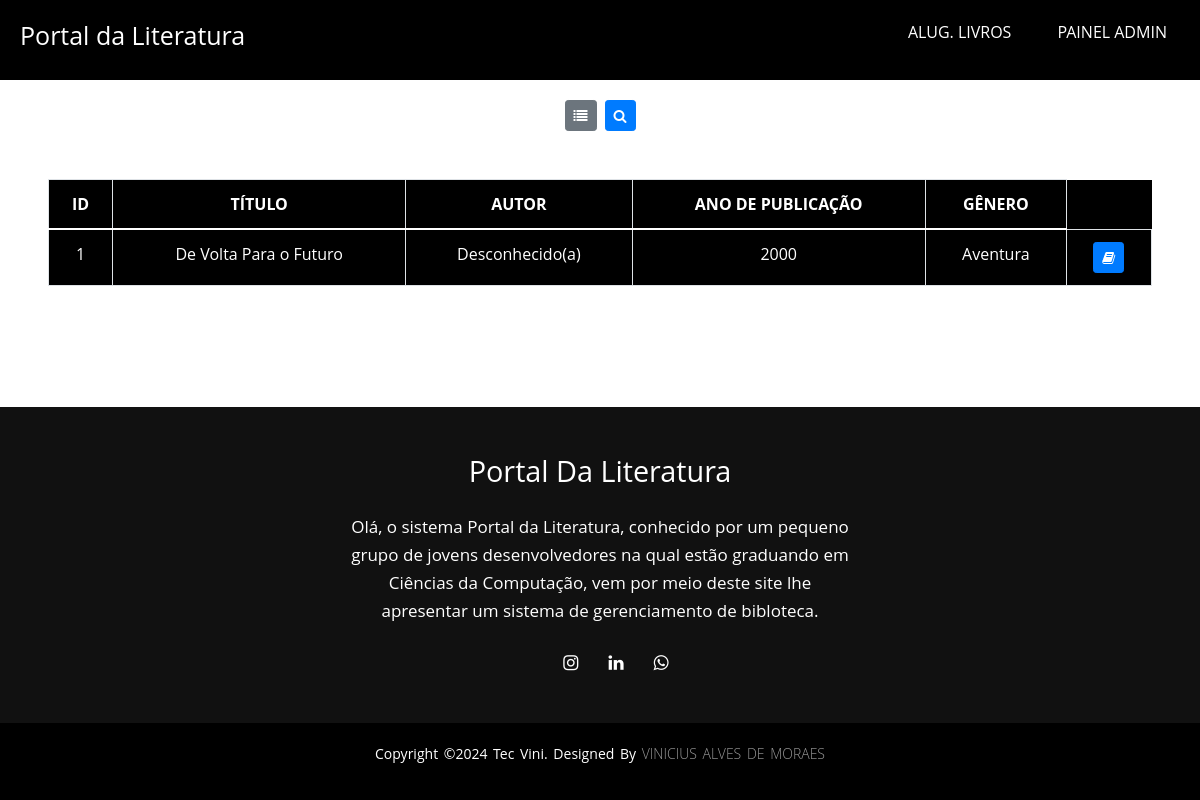
The page /painelAdmin/alugarLivroAdmin.php (signed in) on the database its author committed.
### tables this page shows
CREATE TABLE IF NOT EXISTS `livros` (
  `id` int(11) NOT NULL AUTO_INCREMENT,
  `titulo` varchar(255) NOT NULL,
  `autor` varchar(255) NOT NULL,
  `ano_publicacao` year(4) NOT NULL,
  `genero` varchar(100) DEFAULT NULL,
  `usuario_id` int(11) DEFAULT NULL,
  `data_devolucao` date DEFAULT NULL,
  PRIMARY KEY (`id`),
  KEY `usuario_id` (`usuario_id`)
);

### painelAdmin/alugarLivroAdmin.php (the view, shortened to what this page needs)
<?php
require_once '../config/config.php';
?>
<!DOCTYPE html>
<html lang="pt-br">
<head>
    <link href="https://cdn.jsdelivr.net/npm/bootstrap@5.0.2/dist/css/bootstrap.min.css" rel="stylesheet"
>
    <link rel="stylesheet" href="https://cdnjs.cloudflare.com/ajax/libs/font-awesome/4.7.0/css/font-awesome.min.css">
    <link rel="stylesheet" href="https://stackpath.bootstrapcdn.com/bootstrap/4.5.2/css/bootstrap.min.css">
    <link rel="stylesheet" href="../css/header.css">
    <link rel="stylesheet" href="../css/tabelaUser.css">
    <link rel="stylesheet" href="../css/footer.css">
</head>
<body>
    <header>
        <nav class="nav-bar">
            <label class="title">Portal da Literatura</label>
            <ul>
                <li><a href="#">Alug. Livros</a></li>
                <li><a href="../painelAdmin.php">Painel Admin</a></li>
            </ul>
        </nav>
    </header>
    <main>
        <div class="search-container mb-4 d-flex justify-content-center">
            <button class="btn btn-sm btn-secondary me-2" id="showAllBtn" style="margin-top: 20px;">
                <i class="fa fa-list"></i>
            </button>
            <button class="btn btn-sm btn-primary" id="searchBtn" style="margin-top: 20px;">
                <i class="fa fa-search"></i>
            </button>
        </div>
        <div class="m-5">
            <div class="table-responsive">
                <table class="table table-bordered text-center">
                    <thead>
                        <tr>
                            <th scope="col">ID</th>
                            <th scope="col">TÍTULO</th>
                            <th scope="col">AUTOR</th>
                            <th scope="col">ANO DE PUBLICAÇÃO</th>
                            <th scope="col">GÊNERO</th>
                        </tr>
                    </thead>
                    <tbody>
                        <?php
                        $search = isset($_GET['search']) ? $_GET['search'] : '';
                        $sql_registros = "SELECT * FROM livros WHERE
                        id LIKE '%$search%' OR
                        titulo LIKE '%$search%' OR
                        autor LIKE '%$search%' OR
                        ano_publicacao LIKE '%$search%' OR
                        genero LIKE '%$search%'
                        ORDER BY id ASC";
                        $resultado = $conexao->query($sql_registros);
                        if ($resultado && $resultado->num_rows > 0) {
                            while ($user_data = $resultado->fetch_assoc()) {
                                echo "<tr>";
                                echo "<td>" . $user_data['id'] . "</td>";
                                echo "<td>" . htmlspecialchars($user_data['titulo']) . "</td>";
                                echo "<td>" . htmlspecialchars($user_data['autor']) . "</td>";
                                echo "<td>" . htmlspecialchars($user_data['ano_publicacao']) . "</td>";
                                echo "<td>" . htmlspecialchars($user_data['genero']) . "</td>";
                                echo "<td>
                            <a class='btn btn-sm btn-primary' href='../config/alugarLivroAdmin.php?alugado=true&livro_id=" . $user_data['id'] . "'>
                                <i class='fa fa-book'></i>
                            </a>
                            </td>";
                                echo "</tr>";
                            }
                        } else {
                            echo "<tr><td colspan='6'>Nenhum livro encontrado.</td></tr>";
                        }
                        ?>
                    </tbody>
                </table>
            </div>
        </div>
    </main>
    <footer>
            <div class="footer-content">
                <h3 class="footer-title">Portal da Literatura</h3>
                <p class="footer-info">Olá, o sistema Portal da Literatura, conhecido por um pequeno grupo de jovens desenvolvedores na qual estão
                    graduando em Ciências da Computação, vem por meio deste site lhe apresentar um sistema de gerenciamento de bibloteca.</p>
                <ul class="footer-redes-sociais">
                    <li><a href="https://www.instagram.com/vinyde_moraes/"><i class="fa fa-instagram"></i></a></li>
                    <li><a href="https://www.linkedin.com/in/vinicius-alves-de-moraes-440a87199/"><i class="fa fa-linkedin"></i></a></li>
                    <li><a href="https://wa.me/5511974023353"><i class="fa fa-whatsapp"></i></a></li>
                </ul>
            </div>
            <div class="footer-bottom">
                <p class="footer-copy">Copyright &copy;2024 Tec Vini. Designed by <span class="footer-autor">Vinicius Alves de Moraes</span></p>
            </div>
        </footer>
</body>
</html>

### css/header.css (style rules this page uses)
* { margin: 0; padding: 0; box-sizing: border-box; font-family: 'Open Sans'; }
.nav-bar { background: black; height: 80px; width: 100%; display: flex; align-items: center; justify-content: space-between; padding: 0 20px; z-index: 2; }
.title { color: white; font-size: 25px; cursor: pointer; text-align: center; }
.nav-bar ul { list-style: none; display: flex; gap: 20px; }
.nav-bar ul li { line-height: 80px; }
.nav-bar ul li a { color: white; text-decoration: none; padding: 7px 13px; text-transform: uppercase; cursor: pointer; }

### css/tabelaUser.css (style rules this page uses)
* { margin: 0; padding: 0; box-sizing: border-box; font-family: 'Open-Sans'; }
body { width: 100%; background-size: cover; position: relative; }
.table { background: black; color: white; width: 100%; margin: 0 auto; }
.table-responsive { margin-bottom: 20px; }
.footer-redes-sociais { display: flex; justify-content: center; gap: 10px; }

### css/footer.css (style rules this page uses)
* { margin: 0; padding: 0; box-sizing: border-box; font-family: 'Open Sans'; }
body { display: flex; flex-direction: column; min-height: 100vh; }
main { flex: 1; }
footer { background: #111; width: 100%; color: white; display: flex; flex-direction: column; justify-content: space-between; min-height: 10vh; padding-top: 40px; }
.footer-content { display: flex; flex-direction: column; align-items: center; text-align: center; }
.footer-title { font-size: 1.8rem; font-weight: 400; text-transform: capitalize; line-height: 3rem; }
.footer-info { max-width: 500px; margin: 10px auto; line-height: 28px; font-size: 17px; color: white; }
.footer-redes-sociais { list-style: none; display: flex; align-items: center; justify-content: center; margin: 1rem 0 3rem 0; }
.footer-redes-sociais li { margin: 0 10px; }
.footer-redes-sociais a { text-decoration: none; color: white; }
.footer-redes-sociais a i { font-size: 1.1rem; transition: color .4s ease; }
.footer-bottom { background: black; padding: 20px 0; text-align: center; }
.footer-copy { font-size: 14px; word-spacing: 2px; text-transform: capitalize; color: white; }
.footer-autor { text-transform: uppercase; opacity: .6; font-weight: 200; }

### rows shown on the page
livros: id "1", titulo "De Volta Para o Futuro", autor "Desconhecido(a)", ano_publicacao "2000", genero "Aventura"
